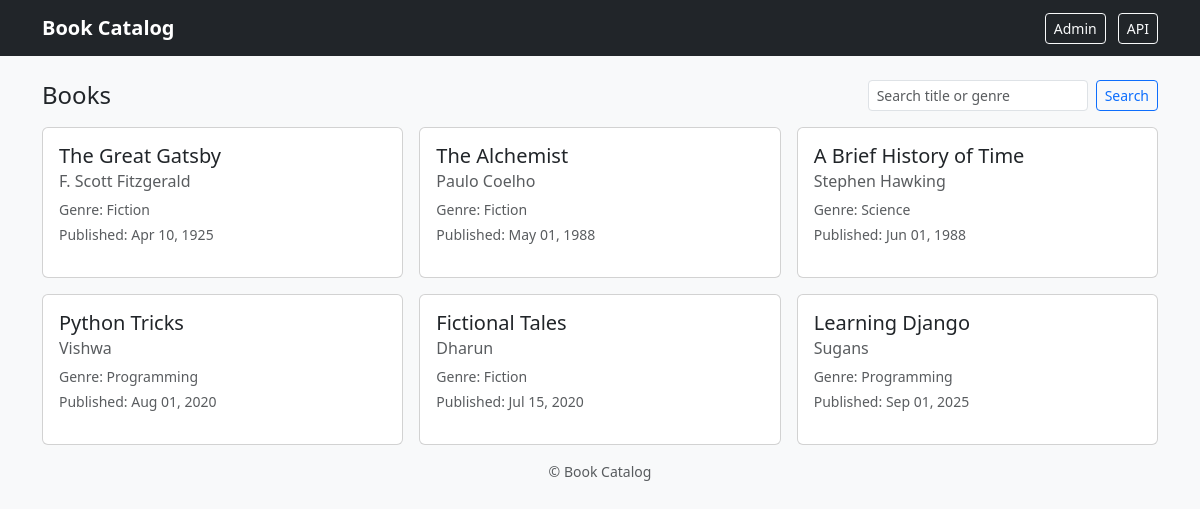
The page / on the database its author committed.
### books/models.py (models this page shows, shortened)
class Book(models.Model):
    title = models.CharField(max_length=255)
    author = models.CharField(max_length=150)
    genre = models.CharField(max_length=100, blank=True)
    published_date = models.DateField(null=True, blank=True)
    created_at = models.DateTimeField(auto_now_add=True)

### books/views.py (the view)
# urls.py: path('', books_list, name='books_list'),
def books_list(request):
    q = request.GET.get('q', '').strip()
    if q:
        books = Book.objects.filter(Q(title__icontains=q) | Q(genre__icontains=q)).order_by('-created_at')
    else:
        books = Book.objects.all().order_by('-created_at')
    return render(request, "books/books_list.html", {"books": books, "q": q})

### books/templates/books/books_list.html (shortened to what this page needs)
{% extends "books/base.html" %}
{% block content %}
  <div class="d-flex justify-content-between align-items-center mb-3">
    <h1 class="h4 mb-0">Books</h1>
    <form class="d-flex" method="get">
      <input name="q" value="{{ q }}" class="form-control form-control-sm me-2" placeholder="Search title or genre" />
      <button class="btn btn-outline-primary btn-sm" type="submit">Search</button>
    </form>
  </div>
  {% if books %}
    <div class="row g-3">
      {% for book in books %}
        <div class="col-12 col-md-6 col-lg-4">
          <div class="card h-100">
            <div class="card-body">
              <h5 class="card-title">{{ book.title }}</h5>
              <h6 class="card-subtitle mb-2 text-muted">{{ book.author }}</h6>
              <p class="small text-muted mb-1">Genre: {{ book.genre|default:"—" }}</p>
              <p class="small text-muted">Published: {{ book.published_date|date:"M d, Y" }}</p>
            </div>
          </div>
        </div>
      {% endfor %}
    </div>
  {% else %}
    <div class="alert alert-info">No books found.</div>
  {% endif %}
{% endblock %}

### books/templates/books/base.html (shortened to what this page needs)
<!doctype html>
<html lang="en">
<head>
  <link href="https://cdn.jsdelivr.net/npm/bootstrap@5.3.0/dist/css/bootstrap.min.css" rel="stylesheet">
</head>
<body class="bg-light">
  <nav class="navbar navbar-dark bg-dark mb-4">
    <div class="container">
      <a class="navbar-brand fw-bold" href="/books/">Book Catalog</a>
      <div>
        <a href="/admin/" class="btn btn-outline-light btn-sm">Admin</a>
        <a href="/api/books/" class="btn btn-outline-light btn-sm ms-2">API</a>
      </div>
    </div>
  </nav>
  <main class="container">
    {% block content %}{% endblock %}
  </main>
  <footer class="text-center py-3 text-muted small">
    © {{ now|date:"Y" }} Book Catalog
  </footer>
</body>
</html>

### rows shown on the page
Book: title "The Great Gatsby", author "F. Scott Fitzgerald", genre "Fiction", published_date "Apr 10, 1925"
Book: title "The Alchemist", author "Paulo Coelho", genre "Fiction", published_date "May 01, 1988"
Book: title "A Brief History of Time", author "Stephen Hawking", genre "Science", published_date "Jun 01, 1988"
Book: title "Python Tricks", author "Vishwa", genre "Programming", published_date "Aug 01, 2020"
Book: title "Fictional Tales", author "Dharun", genre "Fiction", published_date "Jul 15, 2020"
Book: title "Learning Django", author "Sugans", genre "Programming", published_date "Sep 01, 2025"
